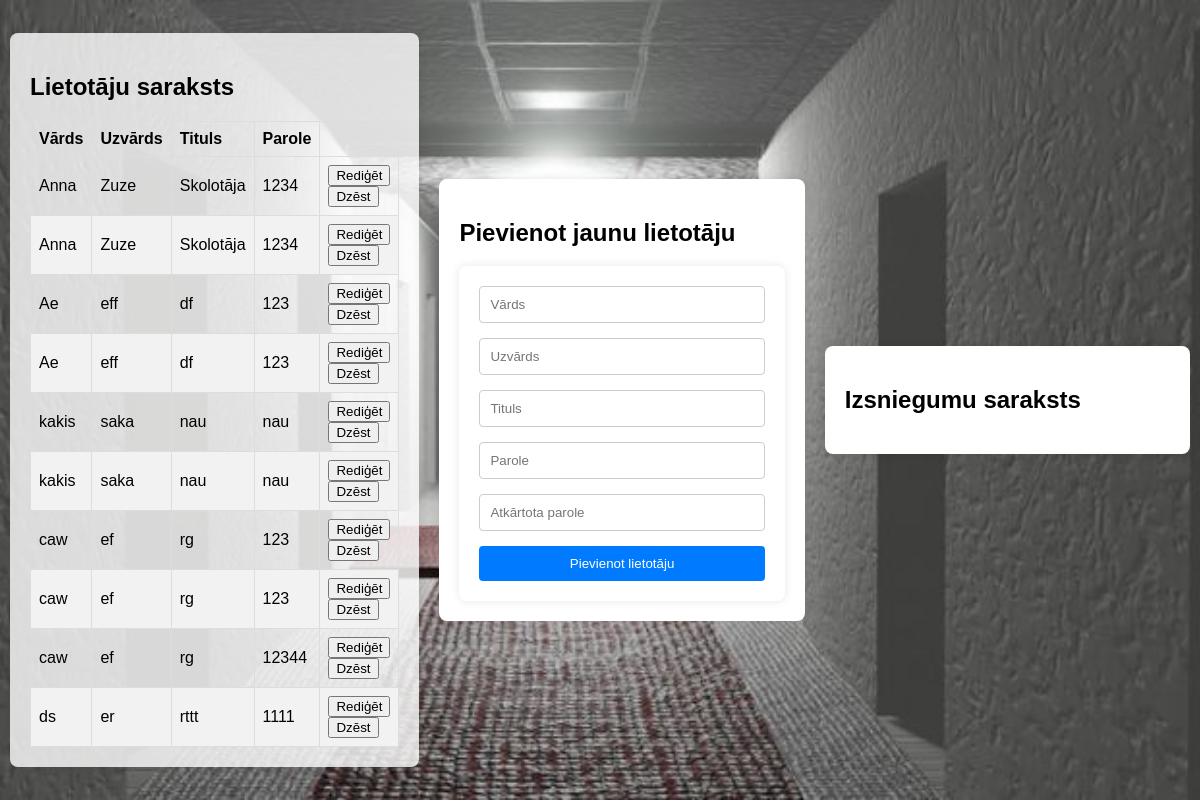
Before: /admin_panel with the older database file.
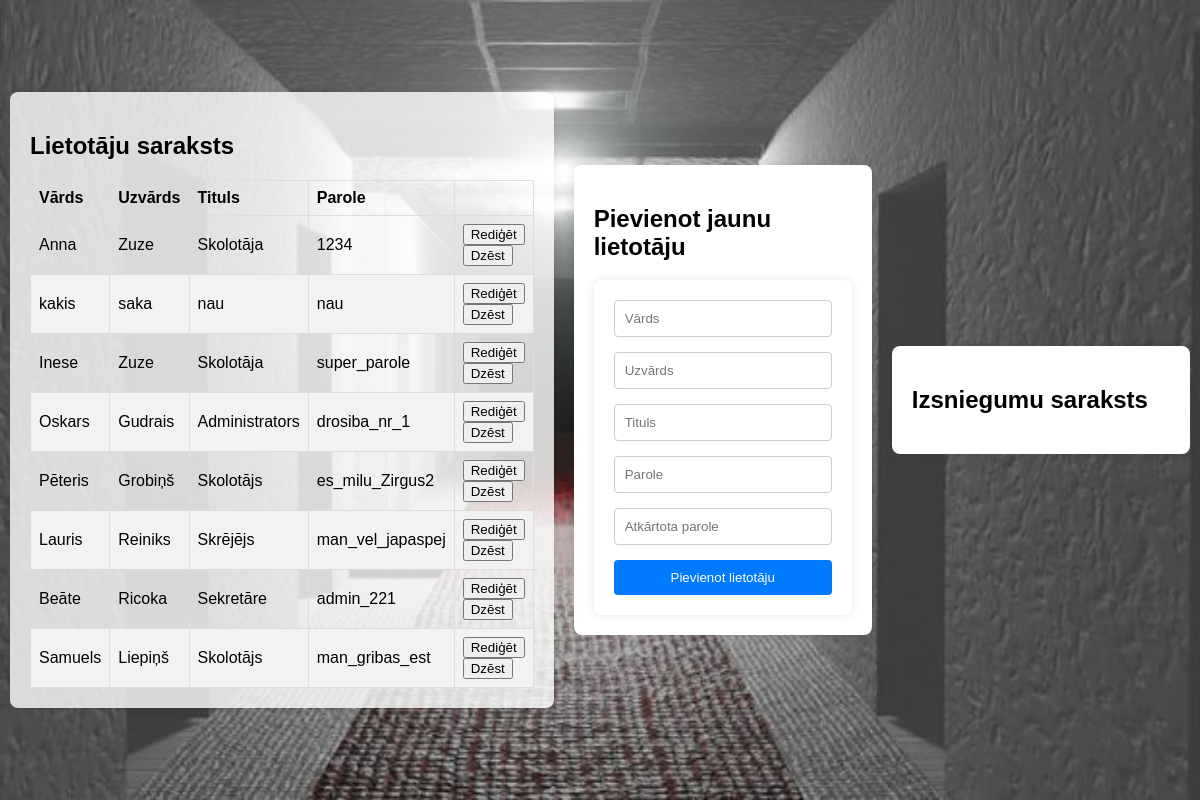
After: the same page with the newer database file.
### tables this page shows
CREATE TABLE darbinieki (
        id INTEGER PRIMARY KEY AUTOINCREMENT,
        vards TEXT NOT NULL,
        uzvards TEXT NOT NULL,
        tituls TEXT NOT NULL,
        parole TEXT NOT NULL
    );

### 11e_Server/galva.py (the view)
@app.route('/admin_panel')
def admin_panel():
    cursor.execute("SELECT * FROM darbinieki")
    darbinieki = cursor.fetchall()
    return render_template('admin_panel.html', darbinieki=darbinieki)

### 11e_Server/templates/admin_panel.html (shortened to what this page needs)
<!DOCTYPE html>
<html>
<head>
    <link rel="stylesheet" href="static/styles.css">
</head>
<body>
    <div class="container">
        <div class="admin-container">
            <div class="admin-box left-container">
                <h2>Lietotāju saraksts</h2>
                <table>
                    <thead>
                        <tr>
                            <th>Vārds</th>
                            <th>Uzvārds</th>
                            <th>Tituls</th>
                            <th>Parole</th>
                        </tr>
                    </thead>
                    <tbody>
                        {% for darbinieks in darbinieki %}
                            <tr>
                                <td>{{ darbinieks[1] }}</td>
                                <td>{{ darbinieks[2] }}</td>
                                <td>{{ darbinieks[3] }}</td>
                                <td>{{ darbinieks[4] }}</td>
                                <td>
                                    <button onclick="editUser('{{ darbinieks[0] }}')">Rediģēt</button>
                                    <button onclick="deleteUser('{{ darbinieks[0] }}')">Dzēst</button>
                                </td>
                            </tr>
                        {% endfor %}
                    </tbody>
                </table>
            </div>
            <div class="admin-box add-user-box">
                <h2>Pievienot jaunu lietotāju</h2>
                <form id="myForm" action="/add_user" method="post">
                    <input type="text" name="vards" placeholder="Vārds" required><br>
                    <input type="text" name="uzvards" placeholder="Uzvārds" required><br>
                    <input type="text" name="tituls" placeholder="Tituls" required><br>
                    <input type="password" id="parole" name="parole" placeholder="Parole" required><br>
                    <input type="password" id="parole_atskaites" name="parole_atskaites" placeholder="Atkārtota parole" required><br>
                    <button type="submit">Pievienot lietotāju</button>
                </form>
            </div>
            <div class="admin-box">
                <h2>Izsniegumu saraksts</h2>
            </div>
        </div>
    </div>
</body>
</html>

### 11e_Server/static/styles.css (style rules this page uses)
body { font-family: Arial, sans-serif; margin: 0; padding: 0; background-color: #f4f4f4; }
input[type="text"], input[type="password"] { width: 100%; padding: 10px; margin-bottom: 15px; border: 1px solid #ccc; border-radius: 4px; box-sizing: border-box; }
form { max-width: 400px; margin: 0 auto; background-color: #fff; padding: 20px; border-radius: 8px; box-shadow: 0 0 10px rgba(0, 0, 0, 0.1); }
button[type="submit"] { width: 100%; padding: 10px; background-color: #007bff; color: #fff; border: none; border-radius: 4px; cursor: pointer; transition: background-color 0.3s; }
.admin-container { position: relative; display: flex; justify-content: center; align-items: center; height: 100vh; background-image: url('skolasgaitenis.jpg'); background-size: cover; background-repeat: no-repeat; background-position: center; }
.container { display: flex; justify-content: center; align-items: center; height: 100vh; margin: 0; background-color: rgba(255, 255, 255, 0); }
.admin-container { display: flex; justify-content: space-around; align-items: center; width: 100%; background-image: url('skolasgaitenis.jpg'); background-size: cover; background-repeat: no-repeat; background-position: center; }
.admin-box { flex: 1; background-color: rgb(255, 255, 255); padding: 20px; margin: 10px; border-radius: 8px; box-shadow: 0 0 10px rgba(0, 0, 0, 0.1); }
.left-container { flex: 1; background-color: rgba(255, 255, 255, 0.8); padding: 20px; margin: 10px; border-radius: 8px; box-shadow: 0 0 10px rgba(0, 0, 0, 0.1); }
table { width: 100%; border-collapse: collapse; }
table, th, td { border: 1px solid #ddd; }
th, td { padding: 8px; text-align: left; }
tr:nth-child(even) { background-color: #f2f2f2; }

Changed rows visible on the page:
removed darbinieki: vards "Anna", uzvards "Zuze", tituls "Skolotāja", parole "1234"
removed darbinieki: vards "Ae", uzvards "eff", tituls "df", parole "123"
removed darbinieki: vards "Ae", uzvards "eff", tituls "df", parole "123"
removed darbinieki: vards "kakis", uzvards "saka", tituls "nau", parole "nau"
removed darbinieki: vards "caw", uzvards "ef", tituls "rg", parole "123"
removed darbinieki: vards "caw", uzvards "ef", tituls "rg", parole "123"
removed darbinieki: vards "caw", uzvards "ef", tituls "rg", parole "12344"
removed darbinieki: vards "ds", uzvards "er", tituls "rttt", parole "1111"
added darbinieki: vards "Inese", uzvards "Zuze", tituls "Skolotāja", parole "super_parole"
added darbinieki: vards "Oskars", uzvards "Gudrais", tituls "Administrators", parole "drosiba_nr_1"
added darbinieki: vards "Pēteris", uzvards "Grobiņš", tituls "Skolotājs", parole "es_milu_Zirgus2"
added darbinieki: vards "Lauris", uzvards "Reiniks", tituls "Skrējējs", parole "man_vel_japaspej"
added darbinieki: vards "Beāte", uzvards "Ricoka", tituls "Sekretāre", parole "admin_221"
added darbinieki: vards "Samuels", uzvards "Liepiņš", tituls "Skolotājs", parole "man_gribas_est"
